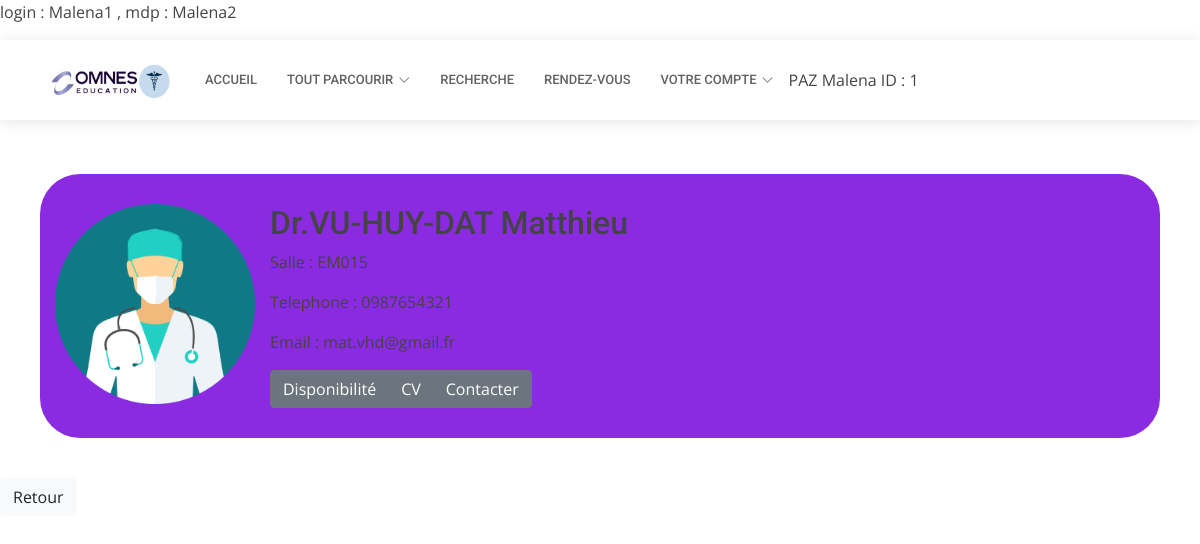
Page /MedecinSpecialiste.php?spe=Addictologie (signed in) on the committed database.
### tables this page shows
CREATE TABLE IF NOT EXISTS `patient` (
  `IDpatient` int(20) NOT NULL AUTO_INCREMENT,
  `NomPatient` varchar(30) NOT NULL,
  `PrenomPatient` varchar(30) NOT NULL,
  `Mdp` varchar(30) NOT NULL,
  `Login` varchar(30) NOT NULL,
  `AdressePatient` varchar(100) NOT NULL,
  `EmailPatient` varchar(50) NOT NULL,
  `NumPatient` varchar(20) NOT NULL,
  `NumCarteVitale` int(50) NOT NULL,
  `SpecialitePref` varchar(50) NOT NULL,
  `Ville` varchar(20) NOT NULL,
  `CodePostal` int(10) NOT NULL,
  `Pays` varchar(20) NOT NULL,
  `Photo` longblob NOT NULL,
  PRIMARY KEY (`IDpatient`)
);

CREATE TABLE IF NOT EXISTS `medecin` (
  `ID` int(20) NOT NULL AUTO_INCREMENT,
  `Nom` varchar(30) NOT NULL,
  `Prenom` varchar(30) NOT NULL,
  `Login` varchar(30) NOT NULL,
  `Mdp` varchar(30) NOT NULL,
  `Specialiste` tinyint(1) NOT NULL,
  `Email` varchar(50) NOT NULL,
  `Tel` varchar(30) NOT NULL,
  `Specialite` varchar(50) NOT NULL,
  `Photo` varchar(200) NOT NULL,
  `Salle` varchar(10) NOT NULL,
  PRIMARY KEY (`ID`)
);

### MedecinSpecialiste.php (the view, shortened to what this page needs)
<?php
$spe = $_GET['spe'];
$login = $_SESSION["login"];
$mdp = $_SESSION["mdp"];
echo "login : ".$login." , mdp : ".$mdp;
$Connexion = mysqli_connect('localhost', 'root', '','omnes sante' );
$sql = "SELECT * FROM patient WHERE Login LIKE '$login' AND
 Mdp LIKE '$mdp'";
$result = mysqli_query($Connexion,$sql);
while($data = mysqli_fetch_assoc($result)){
    $id = $data['IDpatient'];
    $nom = $data['NomPatient'];
    $prenom = $data['PrenomPatient'];
}
?>
<!doctype html>
<html lang="en">
  <head>
    <link rel="stylesheet" href=https://stackpath.bootstrapcdn.com/bootstrap/4.3.1/css/bootstrap.min.css>
    <link href="MedGene.css" rel="stylesheet" type="text/css"/>
  <link href="assets/vendor/fontawesome-free/css/all.min.css" rel="stylesheet">
  <link href="assets/vendor/animate.css/animate.min.css" rel="stylesheet">
  <link href="assets/vendor/aos/aos.css" rel="stylesheet">
  <link href="assets/vendor/bootstrap-icons/bootstrap-icons.css" rel="stylesheet">
  <link href="assets/vendor/boxicons/css/boxicons.min.css" rel="stylesheet">
  <link href="assets/vendor/glightbox/css/glightbox.min.css" rel="stylesheet">
  <link href="assets/vendor/swiper/swiper-bundle.min.css" rel="stylesheet">
  <link href="assets/css/style.css" rel="stylesheet">
  </head>
  <body>
  <header id="header" class="fixed-top">
    <div class="container d-flex align-items-center">
      <a href="index.html" class="logo me-auto"><img src="Omnes sante.png" alt="Omnes sante logo" height="280" width="130"></a>
      <nav id="navbar" class="navbar order-last order-lg-0">
        <ul>
          <li><a class="nav-link scrollto " href="accueilPat.php">Accueil</a></li>
          <li class="dropdown"><a href="#"><span>Tout parcourir</span> <i class="bi bi-chevron-down"></i></a>
          </li>
          <li><a class="nav-link scrollto" href="#services">Recherche</a></li>
          <li><a class="nav-link scrollto" href="#departments">Rendez-vous</a></li>
          <li class="dropdown"><a href="#"><span>Votre compte</span><i class="bi bi-chevron-down"></i></a>
            </li>
            <div class="col-sm">
                <?php echo $nom. ' '. $prenom ?>
                <?php echo "ID : " . $id ?>
                        </div>
        </ul>
      </nav>
    </div>
  </header>
        <div id="SectionEnseignants">
        <?php
$Connexion = mysqli_connect('localhost', 'root', '','omnes sante' );
$sql = "SELECT * FROM medecin WHERE Specialite LIKE '$spe'";
$result = mysqli_query($Connexion,$sql);
 while($data = mysqli_fetch_assoc($result)){
   echo'<div class="Enseignants">';
               echo' <div class="row">';
                        echo '<div class="PhotoID">';
                           echo' <a href="#"><img class="image" src="'.$data['Photo'].'" alt="Photo profil" width ="200" height="200"/></a>';
                       echo'</div>';
                    echo '<div class="col-sm"> ';
                        echo'<h2 href=""> Dr.'. $data['Nom'] .'   '.$data['Prenom'] . '</h2>';
                        echo'<div class="row">';
                            echo'<div class="col-sm">';
                               echo'<p>Salle : EM015</p>';
                            echo'</div>';
                        echo'</div>';
                       echo'<div class="row">';
                            echo'<div class="col-sm">';
                                echo'<p>Telephone : '. $data['Tel'].'</p>';
                            echo'</div>';
                        echo '</div>';
                        echo'<div class="row">';
                            echo'<div class="col-sm">';
                                echo'<p>Email : '.$data['Email'].' </p>';
                           echo'</div>';
                        echo'</div>';
                        echo'<div class="col-sm">';
                        echo'<div class="row" >';
                        echo'<div class="btn-group" role="group" aria-label="Basic example">';
                        echo'<a role="button" class="btn btn-secondary" href="AfficheMed.php?nom='.$data['Nom'].'& prenom='.$data['Prenom'].'">Disponibilité</a>';
                        echo'<a role="button" class="btn btn-secondary" href="">CV</a>';
                        echo'<a role="button" class="btn btn-secondary" href="">Contacter</a>';
                        echo'</div>';
                        echo'</div></div>';
                        echo'</div>';
                        echo'</div>';
                        echo'</div>';
}
?>
        </div>
        <a role="button" class="btn btn-light" href="accueil.html">Retour</a>
  </body>
</html>

### MedGene.css (style rules this page uses)
#SectionEnseignants { margin-top: 150px; }
.Enseignants { background-color: blueviolet; padding: 30px; margin: 40px; border-radius: 40px; }
.btn-light { margin-right: 50px; }

### assets/css/style.css (style rules this page uses)
body { font-family: "Open Sans", sans-serif; color: #444444; }
a { color: #3fbbc0; text-decoration: none; }
h1, h2, h3, h4, h5, h6 { font-family: "Roboto", sans-serif; }
#header { background: #fff; transition: all 0.5s; z-index: 997; padding: 20px 0; top: 40px; box-shadow: 0px 2px 15px rgba(0, 0, 0, 0.1); }
#header .logo { font-size: 28px; margin: 0; padding: 0; line-height: 1; font-weight: 600; letter-spacing: 0.5px; text-transform: uppercase; }
#header .logo img { max-height: 40px; }
.navbar { padding: 0; }
.navbar ul { margin: 0; padding: 0; display: flex; list-style: none; align-items: center; }
.navbar li { position: relative; }
.navbar a, .navbar a:focus { display: flex; align-items: center; justify-content: space-between; padding: 10px 0 10px 30px; font-family: "Roboto", sans-serif; font-size: 13px; color: #626262; white-space: nowrap; transition: 0.3s; text-transform: uppercase; font-weight: 500; }
.navbar a i, .navbar a:focus i { font-size: 12px; line-height: 0; margin-left: 5px; }

### rows in the picture
patient: NomPatient "PAZ", PrenomPatient "Malena", IDpatient "1"
medecin: Photo (picture), Nom "VU-HUY-DAT", Prenom "Matthieu", Tel "0987654321", Email "mat.vhd@gmail.fr"

### other values in the picture
$login "Malena1"
$mdp "Malena2"
